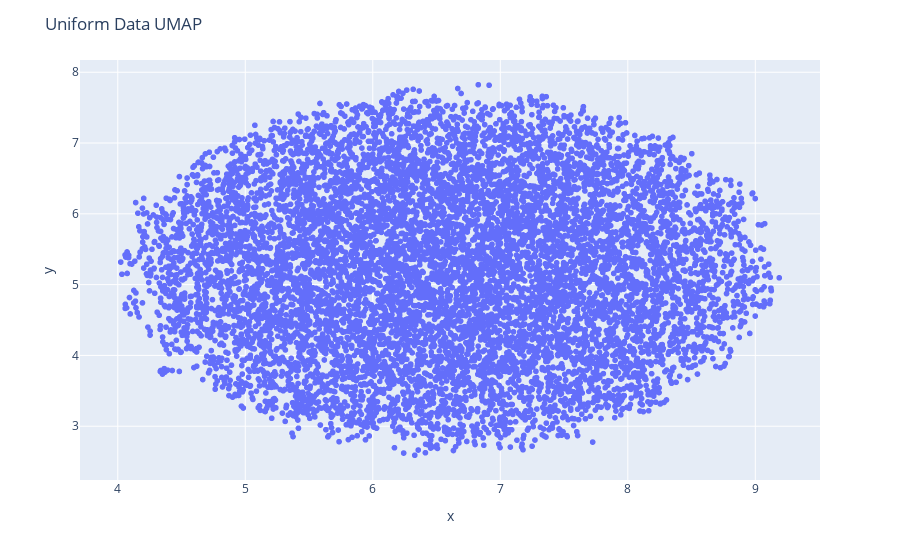

Here is the notebook cell this chart was saved with:
### Code cell
# 2D UMAP Plot
plot_umap(uniform_data_sample, save_dir / 'uniform_umap_2d.png', title='Uniform Data UMAP')

### Figure 1 — Plotly figure (JSON) as saved in the notebook; plotly's stock layout.template omitted (floating-point values rounded to 4 significant figures; data arrays with more than 128 entries replaced by an {"elided": "..."} marker saying what was removed)
{"data": [{"hovertemplate": "x=%{x}<br>y=%{y}<extra></extra>", "legendgroup": "", "marker": {"color": "#636efa", "symbol": "circle"}, "mode": "markers", "name": "", "showlegend": false, "type": "scattergl", "x": {"elided": "10000 float values"}, "xaxis": "x", "y": {"elided": "10000 float values"}, "yaxis": "y"}], "layout": {"legend": {"tracegroupgap": 0}, "margin": {"t": 60}, "title": {"text": "Uniform Data UMAP"}, "xaxis": {"anchor": "y", "domain": [0, 1], "title": {"text": "x"}}, "yaxis": {"anchor": "x", "domain": [0, 1], "title": {"text": "y"}}}}
